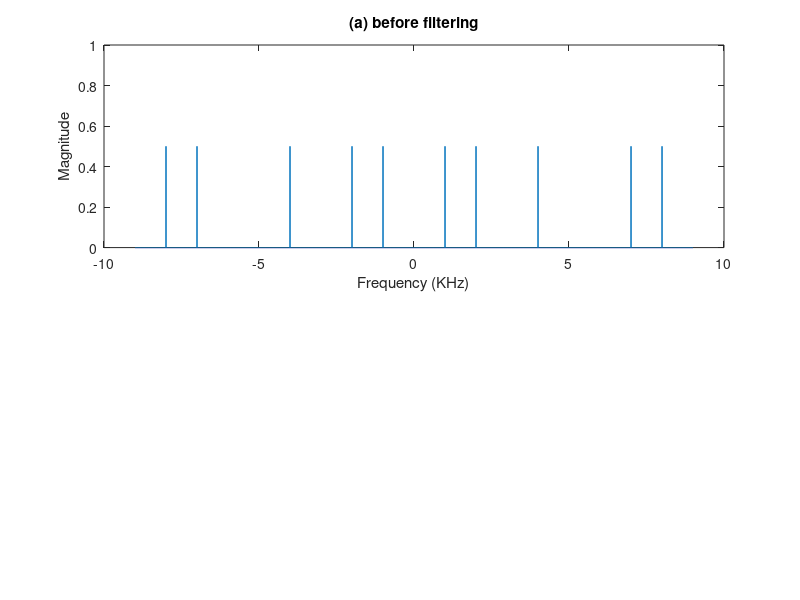

Recreate this plot in MATLAB. (Note: this script raises an error after producing the figure.)
%Test Program for Frequency Sampled Filter
freqHz1 = 1000;
freqHz2 = 2000;
freqHz3 = 4000;
freqHz4 = 7000;
freqHz5 = 10000;
fsHz = 18000;
dt = 1/fsHz;
t = 0:dt:1-dt;
s1 = 1 * sin(2*pi*freqHz1*t);
s2 = 1 * sin(2*pi*freqHz2*t);
s3 = 1 * sin(2*pi*freqHz3*t);
s4 = 1 * sin(2*pi*freqHz4*t);
s5 = 1 * sin(2*pi*freqHz5*t);
stot=s1+s2+s3+s4+s5;

N = 18000;
transform = fft(stot,N)/N;
magTransform = abs(transform);

faxis = linspace(-fsHz/2,fsHz/2,N);
subplot(2,1,1)
plot(faxis/1000,fftshift(magTransform));
axis([-10 10 0 1])
ylabel('Magnitude'); title('(a) before filtering');
xlabel('Frequency (KHz)')

%h[n] coefficients with different values and lengths... last three relate
%to 1,2,3 transisition values.
%hn=[0.07252262718512655, -0.11111111111111116, -0.059120987359772864, 0.3199316935079797, 0.5555555555555556, 0.3199316935079797, -0.059120987359772864, -0.11111111111111116, 0.07252262718512655]
hn=[-0.05555555555555555, 0.0192942419629923, 0.04528930383866127, -0.05555555555555566, -0.012593422050315514, 0.08511604923544196, -0.05555555555555563, -0.10441029119843422, 0.30063745154498744, 0.6111111111111112, 0.30063745154498744, -0.10441029119843422, -0.05555555555555563, 0.08511604923544196, -0.012593422050315514, -0.05555555555555566, 0.04528930383866127, 0.0192942419629923];
%hn=[0.0074444444444444445, 0.008354406769975663, -0.013911331270850955, -0.02405555555555556, 0.03566737786618012, 0.03685524931894633, -0.0870555555555556, -0.045209656088921996, 0.311577286738004, 0.5481111111111111, 0.311577286738004, -0.045209656088921996, -0.0870555555555556, 0.03685524931894633, 0.03566737786618012, -0.02405555555555556, -0.013911331270850955, 0.008354406769975663];
%hn=[0.005777777777777777, 0.006794493406199815, -0.009853585385087639, -0.022055555555555557, 0.027216385283307602, 0.03963957523515218, -0.07772222222222228, -0.054934068641352, 0.30747053343511316, 0.5611111111111111, 0.30747053343511316, -0.054934068641352, -0.07772222222222228, 0.03963957523515218, 0.027216385283307602, -0.022055555555555557, -0.009853585385087639, 0.006794493406199815];
%hn=[-0.0020000000000000018, 0.004243840937612635, 0.0022209513750456444, -0.018555555555555596, 0.005202307165698232, 0.04687587557498375, -0.051666666666666736, -0.08178638317926307, 0.2952434081259226, 0.5984444444444444, 0.2952434081259226, -0.08178638317926307, -0.051666666666666736, 0.04687587557498375, 0.005202307165698232, -0.018555555555555596, 0.0022209513750456444, 0.004243840937612635]
yn=conv(hn,s)
transform = fft(yn,N)/N;
magTransform = abs(transform);

faxis = linspace(-fsHz/2,fsHz/2,N);
subplot(2,1,2)
plot(faxis/1000,fftshift(magTransform));
axis([-10 10 0 1])
ylabel('Magnitude'); title('(b) after filtering');
xlabel('Frequency (KHz)')

%freq sweep
frqaxis=-pi:(pi/N):pi;
FreqResp=freqz(hn,1,frqaxis);
figure;plot(frqaxis,abs(FreqResp));
axis([-pi pi 0 2])
ylabel('Magnitude'); title('frequency response');
xlabel('Frequency (-pi to pi)')
